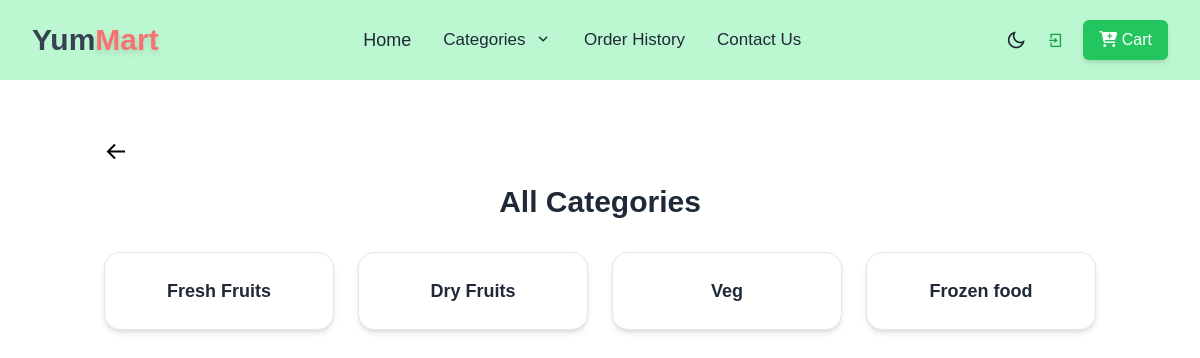
The page /categories/ on the database as committed earlier.
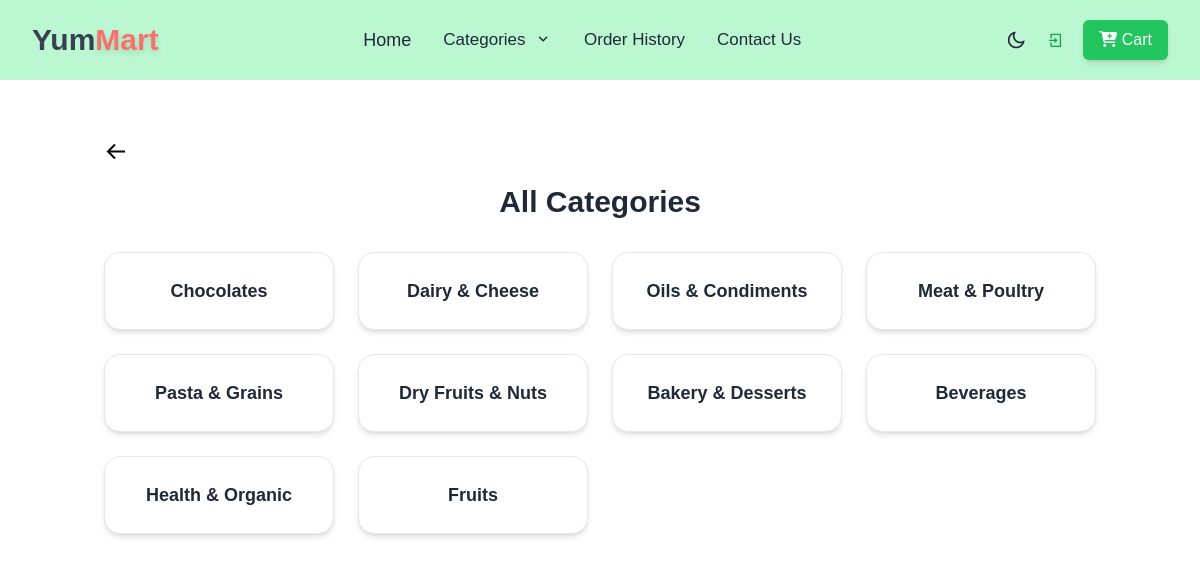
The same page on the database as committed later.
### store/models.py (models this page shows, shortened)
class Category(models.Model):
    name = models.CharField(max_length=255, unique=True)
    slug = models.SlugField(max_length=255, unique=True)

### store/views.py (the view)
# urls.py: path('categories/', categories, name='categories'),  # ✅ Added this line
def categories(request):
    categories = Category.objects.all()
    return render(request, 'store/categories.html', {'categories': categories})

### store/templates/store/categories.html
{% extends "store/base.html" %}
{% block content %}
<div class="container mx-auto mt-10 px-4">
    <a href="{% url 'home' %}" class="text-blue-500 inline-flex items-center mb-4">
        <i
            class='bx bx-arrow-back text-2xl text-black dark:text-white  hover:text-gray-700 dark:hover:text-white cursor-pointer mr-2'></i>
    </a>
    <h1 class="text-3xl font-bold text-center text-gray-800 dark:text-white mb-8">All Categories</h1>
    <div class="grid grid-cols-2 md:grid-cols-3 lg:grid-cols-4 gap-6">
        {% for category in categories %}
        <a href="{% url 'category_products' category.slug %}"
            class="bg-white dark:bg-gray-800 hover:bg-gray-100 dark:hover:bg-gray-700 transition-all duration-200 border border-gray-200 dark:border-gray-700 rounded-2xl p-6 shadow-md text-center flex items-center justify-center">
            <h2 class="text-lg font-semibold text-gray-800 dark:text-white">{{ category.name }}</h2>
        </a>
        {% empty %}
        <p class="text-center col-span-full text-gray-600 dark:text-gray-400">No categories found.</p>
        {% endfor %}
    </div>
</div>
{% endblock %}

Rows that differ between the two databases and show on the page:
removed Category: name "Fresh Fruits"
removed Category: name "Veg"
removed Category: name "Frozen food"
added Category: name "Chocolates"
changed Category: name "Dry Fruits" → "Dairy & Cheese"
added Category: name "Oils & Condiments"
added Category: name "Meat & Poultry"
added Category: name "Pasta & Grains"
added Category: name "Dry Fruits & Nuts"
added Category: name "Bakery & Desserts"
added Category: name "Beverages"
added Category: name "Health & Organic"
added Category: name "Fruits"
